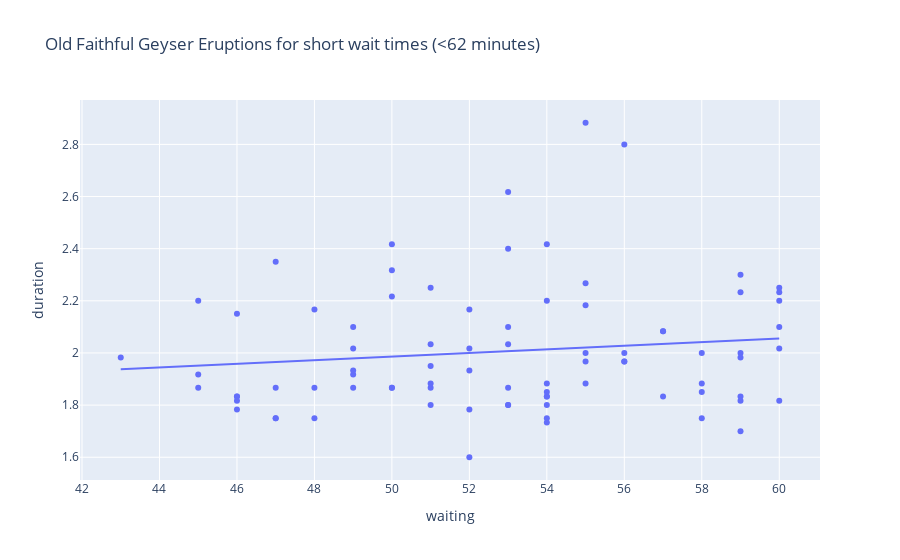
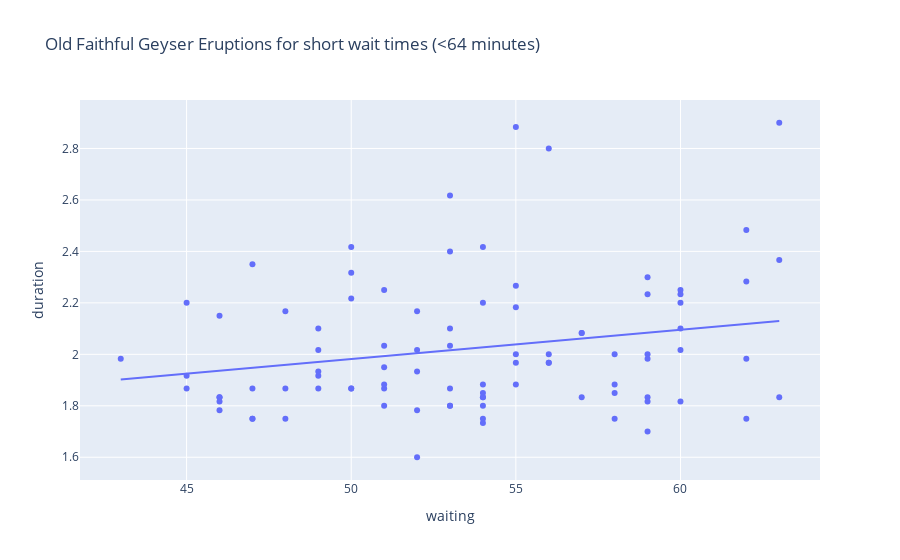
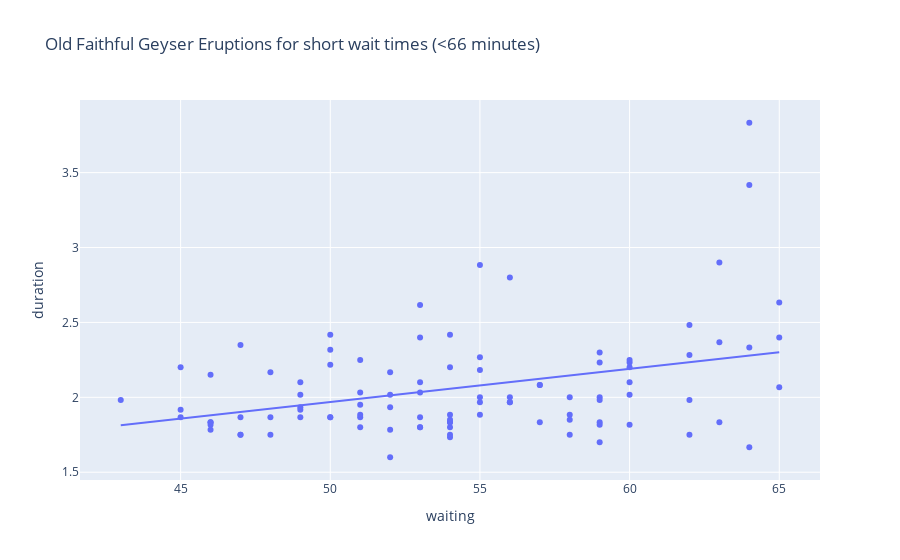

These figures' notebook cell, in order:
### Markdown cell above
p=0.000: There is very strong evidence against the null hypothesis, strongly suggesting a significant linear association.

### Code cell
#(9):
import plotly.express as px
import statsmodels.formula.api as smf
import seaborn as sns

# Load the Old Faithful dataset
old_faithful = sns.load_dataset('geyser')

# Define a function to perform linear regression and plot for each short_wait_limit
def analyze_short_wait(short_wait_limit):
    # Filter data for waiting times less than the specified limit
    short_wait = old_faithful.waiting < short_wait_limit
    # Perform linear regression on the filtered dataset
    model = smf.ols('duration ~ waiting', data=old_faithful[short_wait]).fit()
    print(f"Results for short wait limit of {short_wait_limit} minutes:")
    print(model.summary().tables[1])  # Display the regression results table for coefficients
    
    # Create a scatter plot with a linear regression trendline
    fig = px.scatter(old_faithful[short_wait], x='waiting', y='duration',
                     title=f"Old Faithful Geyser Eruptions for short wait times (<{short_wait_limit} minutes)",
                     trendline='ols')
    fig.show()

# Run the analysis for short wait limits of 62, 64, and 66
analyze_short_wait(62)
analyze_short_wait(64)
analyze_short_wait(66)

### Figure 1 — Plotly figure (JSON) as saved in the notebook; plotly's stock layout.template omitted (floating-point values rounded to 4 significant figures)
{"data": [{"hovertemplate": "waiting=%{x}<br>duration=%{y}<extra></extra>", "legendgroup": "", "marker": {"color": "#636efa", "symbol": "circle"}, "mode": "markers", "name": "", "orientation": "v", "showlegend": false, "type": "scatter", "x": [54, 55, 51, 54, 47, 52, 52, 51, 47, 55, 52, 48, 59, 58, 58, 53, 59, 54, 54, 59, 48, 60, 56, 60, 48, 60, 50, 51, 49, 47, 52, 59, 59, 50, 59, 53, 56, 45, 55, 45, 56, 46, 51, 53, 60, 59, 49, 53, 53, 45, 58, 52, 49, 57, 50, 55, 51, 46, 55, 57, 51, 60, 53, 46, 49, 49, 53, 55, 50, 54, 54, 50, 54, 54, 47, 57, 54, 56, 58, 43, 60, 46, 46], "xaxis": "x", "y": [1.8, 2.883, 1.95, 1.833, 1.75, 2.167, 1.6, 1.8, 1.75, 1.967, 2.017, 1.867, 1.833, 1.883, 1.75, 2.1, 2, 1.833, 1.733, 2.233, 1.75, 1.817, 1.967, 2.017, 2.167, 2.2, 1.867, 1.867, 2.1, 1.867, 1.783, 2.3, 1.7, 2.317, 1.817, 2.617, 1.967, 1.917, 2.267, 1.867, 2.8, 1.833, 1.883, 2.033, 2.233, 1.983, 2.017, 1.8, 1.8, 2.2, 2, 1.933, 1.917, 2.083, 2.417, 1.883, 2.033, 1.833, 2.183, 1.833, 2.25, 2.1, 1.867, 1.783, 1.933, 1.867, 2.4, 2, 1.867, 1.75, 2.417, 2.217, 1.883, 1.85, 2.35, 2.083, 2.2, 2, 1.85, 1.983, 2.25, 2.15, 1.817], "yaxis": "y"}, {"hovertemplate": "<b>OLS trendline</b><br>duration = 0.00691825 * waiting + 1.64008<br>R<sup>2</sup>=0.017113<br><br>waiting=%{x}<br>duration=%{y} <b>(trend)</b><extra></extra>", "legendgroup": "", "marker": {"color": "#636efa", "symbol": "circle"}, "mode": "lines", "name": "", "showlegend": false, "type": "scatter", "x": [43, 45, 45, 45, 46, 46, 46, 46, 46, 47, 47, 47, 47, 48, 48, 48, 49, 49, 49, 49, 49, 50, 50, 50, 50, 50, 51, 51, 51, 51, 51, 51, 52, 52, 52, 52, 52, 53, 53, 53, 53, 53, 53, 53, 54, 54, 54, 54, 54, 54, 54, 54, 54, 55, 55, 55, 55, 55, 55, 56, 56, 56, 56, 57, 57, 57, 58, 58, 58, 58, 59, 59, 59, 59, 59, 59, 59, 60, 60, 60, 60, 60, 60], "xaxis": "x", "y": [1.938, 1.951, 1.951, 1.951, 1.958, 1.958, 1.958, 1.958, 1.958, 1.965, 1.965, 1.965, 1.965, 1.972, 1.972, 1.972, 1.979, 1.979, 1.979, 1.979, 1.979, 1.986, 1.986, 1.986, 1.986, 1.986, 1.993, 1.993, 1.993, 1.993, 1.993, 1.993, 2.0, 2.0, 2.0, 2.0, 2.0, 2.007, 2.007, 2.007, 2.007, 2.007, 2.007, 2.007, 2.014, 2.014, 2.014, 2.014, 2.014, 2.014, 2.014, 2.014, 2.014, 2.021, 2.021, 2.021, 2.021, 2.021, 2.021, 2.028, 2.028, 2.028, 2.028, 2.034, 2.034, 2.034, 2.041, 2.041, 2.041, 2.041, 2.048, 2.048, 2.048, 2.048, 2.048, 2.048, 2.048, 2.055, 2.055, 2.055, 2.055, 2.055, 2.055], "yaxis": "y"}], "layout": {"legend": {"tracegroupgap": 0}, "title": {"text": "Old Faithful Geyser Eruptions for short wait times (<62 minutes)"}, "xaxis": {"anchor": "y", "domain": [0, 1], "title": {"text": "waiting"}}, "yaxis": {"anchor": "x", "domain": [0, 1], "title": {"text": "duration"}}}}

### Figure 2 — Plotly figure (JSON) as saved in the notebook; plotly's stock layout.template omitted (floating-point values rounded to 4 significant figures)
{"data": [{"hovertemplate": "waiting=%{x}<br>duration=%{y}<extra></extra>", "legendgroup": "", "marker": {"color": "#636efa", "symbol": "circle"}, "mode": "markers", "name": "", "orientation": "v", "showlegend": false, "type": "scatter", "x": [54, 62, 55, 51, 54, 47, 52, 62, 52, 51, 47, 55, 52, 48, 59, 58, 58, 53, 59, 54, 54, 59, 48, 60, 56, 62, 60, 48, 60, 50, 63, 51, 62, 49, 47, 52, 59, 59, 50, 59, 53, 56, 45, 55, 45, 56, 46, 51, 53, 60, 59, 49, 53, 53, 45, 58, 63, 52, 49, 57, 50, 55, 51, 46, 55, 57, 51, 60, 53, 46, 49, 49, 53, 55, 50, 54, 54, 50, 54, 54, 47, 63, 57, 54, 56, 58, 43, 60, 46, 46], "xaxis": "x", "y": [1.8, 2.283, 2.883, 1.95, 1.833, 1.75, 2.167, 1.75, 1.6, 1.8, 1.75, 1.967, 2.017, 1.867, 1.833, 1.883, 1.75, 2.1, 2, 1.833, 1.733, 2.233, 1.75, 1.817, 1.967, 1.983, 2.017, 2.167, 2.2, 1.867, 1.833, 1.867, 2.483, 2.1, 1.867, 1.783, 2.3, 1.7, 2.317, 1.817, 2.617, 1.967, 1.917, 2.267, 1.867, 2.8, 1.833, 1.883, 2.033, 2.233, 1.983, 2.017, 1.8, 1.8, 2.2, 2, 2.367, 1.933, 1.917, 2.083, 2.417, 1.883, 2.033, 1.833, 2.183, 1.833, 2.25, 2.1, 1.867, 1.783, 1.933, 1.867, 2.4, 2, 1.867, 1.75, 2.417, 2.217, 1.883, 1.85, 2.35, 2.9, 2.083, 2.2, 2, 1.85, 1.983, 2.25, 2.15, 1.817], "yaxis": "y"}, {"hovertemplate": "<b>OLS trendline</b><br>duration = 0.0113626 * waiting + 1.41398<br>R<sup>2</sup>=0.048880<br><br>waiting=%{x}<br>duration=%{y} <b>(trend)</b><extra></extra>", "legendgroup": "", "marker": {"color": "#636efa", "symbol": "circle"}, "mode": "lines", "name": "", "showlegend": false, "type": "scatter", "x": [43, 45, 45, 45, 46, 46, 46, 46, 46, 47, 47, 47, 47, 48, 48, 48, 49, 49, 49, 49, 49, 50, 50, 50, 50, 50, 51, 51, 51, 51, 51, 51, 52, 52, 52, 52, 52, 53, 53, 53, 53, 53, 53, 53, 54, 54, 54, 54, 54, 54, 54, 54, 54, 55, 55, 55, 55, 55, 55, 56, 56, 56, 56, 57, 57, 57, 58, 58, 58, 58, 59, 59, 59, 59, 59, 59, 59, 60, 60, 60, 60, 60, 60, 62, 62, 62, 62, 63, 63, 63], "xaxis": "x", "y": [1.903, 1.925, 1.925, 1.925, 1.937, 1.937, 1.937, 1.937, 1.937, 1.948, 1.948, 1.948, 1.948, 1.959, 1.959, 1.959, 1.971, 1.971, 1.971, 1.971, 1.971, 1.982, 1.982, 1.982, 1.982, 1.982, 1.993, 1.993, 1.993, 1.993, 1.993, 1.993, 2.005, 2.005, 2.005, 2.005, 2.005, 2.016, 2.016, 2.016, 2.016, 2.016, 2.016, 2.016, 2.028, 2.028, 2.028, 2.028, 2.028, 2.028, 2.028, 2.028, 2.028, 2.039, 2.039, 2.039, 2.039, 2.039, 2.039, 2.05, 2.05, 2.05, 2.05, 2.062, 2.062, 2.062, 2.073, 2.073, 2.073, 2.073, 2.084, 2.084, 2.084, 2.084, 2.084, 2.084, 2.084, 2.096, 2.096, 2.096, 2.096, 2.096, 2.096, 2.118, 2.118, 2.118, 2.118, 2.13, 2.13, 2.13], "yaxis": "y"}], "layout": {"legend": {"tracegroupgap": 0}, "title": {"text": "Old Faithful Geyser Eruptions for short wait times (<64 minutes)"}, "xaxis": {"anchor": "y", "domain": [0, 1], "title": {"text": "waiting"}}, "yaxis": {"anchor": "x", "domain": [0, 1], "title": {"text": "duration"}}}}

### Figure 3 — Plotly figure (JSON) as saved in the notebook; plotly's stock layout.template omitted (floating-point values rounded to 4 significant figures)
{"data": [{"hovertemplate": "waiting=%{x}<br>duration=%{y}<extra></extra>", "legendgroup": "", "marker": {"color": "#636efa", "symbol": "circle"}, "mode": "markers", "name": "", "orientation": "v", "showlegend": false, "type": "scatter", "x": [54, 62, 55, 51, 54, 47, 52, 62, 52, 51, 47, 55, 52, 48, 59, 58, 58, 64, 53, 59, 54, 54, 64, 59, 48, 60, 65, 56, 62, 60, 65, 48, 60, 50, 63, 51, 62, 49, 47, 52, 59, 59, 50, 59, 53, 56, 45, 55, 45, 56, 46, 51, 53, 60, 59, 49, 53, 65, 53, 45, 58, 63, 52, 49, 57, 50, 55, 51, 46, 55, 57, 51, 60, 53, 46, 49, 49, 64, 53, 55, 50, 54, 54, 50, 54, 54, 64, 47, 63, 57, 54, 56, 58, 43, 60, 46, 46], "xaxis": "x", "y": [1.8, 2.283, 2.883, 1.95, 1.833, 1.75, 2.167, 1.75, 1.6, 1.8, 1.75, 1.967, 2.017, 1.867, 1.833, 1.883, 1.75, 3.833, 2.1, 2, 1.833, 1.733, 1.667, 2.233, 1.75, 1.817, 2.067, 1.967, 1.983, 2.017, 2.633, 2.167, 2.2, 1.867, 1.833, 1.867, 2.483, 2.1, 1.867, 1.783, 2.3, 1.7, 2.317, 1.817, 2.617, 1.967, 1.917, 2.267, 1.867, 2.8, 1.833, 1.883, 2.033, 2.233, 1.983, 2.017, 1.8, 2.4, 1.8, 2.2, 2, 2.367, 1.933, 1.917, 2.083, 2.417, 1.883, 2.033, 1.833, 2.183, 1.833, 2.25, 2.1, 1.867, 1.783, 1.933, 1.867, 3.417, 2.4, 2, 1.867, 1.75, 2.417, 2.217, 1.883, 1.85, 2.333, 2.35, 2.9, 2.083, 2.2, 2, 1.85, 1.983, 2.25, 2.15, 1.817], "yaxis": "y"}, {"hovertemplate": "<b>OLS trendline</b><br>duration = 0.0221439 * waiting + 0.861873<br>R<sup>2</sup>=0.126194<br><br>waiting=%{x}<br>duration=%{y} <b>(trend)</b><extra></extra>", "legendgroup": "", "marker": {"color": "#636efa", "symbol": "circle"}, "mode": "lines", "name": "", "showlegend": false, "type": "scatter", "x": [43, 45, 45, 45, 46, 46, 46, 46, 46, 47, 47, 47, 47, 48, 48, 48, 49, 49, 49, 49, 49, 50, 50, 50, 50, 50, 51, 51, 51, 51, 51, 51, 52, 52, 52, 52, 52, 53, 53, 53, 53, 53, 53, 53, 54, 54, 54, 54, 54, 54, 54, 54, 54, 55, 55, 55, 55, 55, 55, 56, 56, 56, 56, 57, 57, 57, 58, 58, 58, 58, 59, 59, 59, 59, 59, 59, 59, 60, 60, 60, 60, 60, 60, 62, 62, 62, 62, 63, 63, 63, 64, 64, 64, 64, 65, 65, 65], "xaxis": "x", "y": [1.814, 1.858, 1.858, 1.858, 1.88, 1.88, 1.88, 1.88, 1.88, 1.903, 1.903, 1.903, 1.903, 1.925, 1.925, 1.925, 1.947, 1.947, 1.947, 1.947, 1.947, 1.969, 1.969, 1.969, 1.969, 1.969, 1.991, 1.991, 1.991, 1.991, 1.991, 1.991, 2.013, 2.013, 2.013, 2.013, 2.013, 2.036, 2.036, 2.036, 2.036, 2.036, 2.036, 2.036, 2.058, 2.058, 2.058, 2.058, 2.058, 2.058, 2.058, 2.058, 2.058, 2.08, 2.08, 2.08, 2.08, 2.08, 2.08, 2.102, 2.102, 2.102, 2.102, 2.124, 2.124, 2.124, 2.146, 2.146, 2.146, 2.146, 2.168, 2.168, 2.168, 2.168, 2.168, 2.168, 2.168, 2.191, 2.191, 2.191, 2.191, 2.191, 2.191, 2.235, 2.235, 2.235, 2.235, 2.257, 2.257, 2.257, 2.279, 2.279, 2.279, 2.279, 2.301, 2.301, 2.301], "yaxis": "y"}], "layout": {"legend": {"tracegroupgap": 0}, "title": {"text": "Old Faithful Geyser Eruptions for short wait times (<66 minutes)"}, "xaxis": {"anchor": "y", "domain": [0, 1], "title": {"text": "waiting"}}, "yaxis": {"anchor": "x", "domain": [0, 1], "title": {"text": "duration"}}}}
